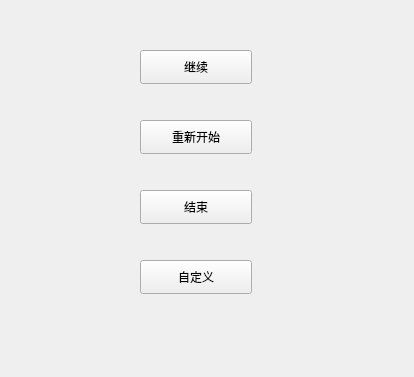
<?xml version="1.0" encoding="UTF-8"?>
<ui version="4.0">
 <class>Menu</class>
 <widget class="QWidget" name="Menu">
  <property name="geometry">
   <rect>
    <x>0</x>
    <y>0</y>
    <width>414</width>
    <height>377</height>
   </rect>
  </property>
  <property name="windowTitle">
   <string>Form</string>
  </property>
  <widget class="QPushButton" name="pushButton">
   <property name="geometry">
    <rect>
     <x>140</x>
     <y>50</y>
     <width>112</width>
     <height>34</height>
    </rect>
   </property>
   <property name="text">
    <string>继续</string>
   </property>
  </widget>
  <widget class="QPushButton" name="pushButton_2">
   <property name="geometry">
    <rect>
     <x>140</x>
     <y>120</y>
     <width>112</width>
     <height>34</height>
    </rect>
   </property>
   <property name="text">
    <string>重新开始</string>
   </property>
  </widget>
  <widget class="QPushButton" name="pushButton_3">
   <property name="geometry">
    <rect>
     <x>140</x>
     <y>190</y>
     <width>112</width>
     <height>34</height>
    </rect>
   </property>
   <property name="text">
    <string>结束</string>
   </property>
  </widget>
  <widget class="QPushButton" name="pushButton_4">
   <property name="geometry">
    <rect>
     <x>140</x>
     <y>260</y>
     <width>112</width>
     <height>34</height>
    </rect>
   </property>
   <property name="text">
    <string>自定义</string>
   </property>
  </widget>
 </widget>
 <resources/>
 <connections/>
</ui>
